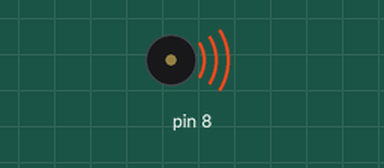
A sketch run on a simulated Arduino Uno, built with avr-gcc and run on an emulated ATmega328P. Shown: buzzer (waves = sounding).

Above: at 0.1 s.
At 3.1 s:
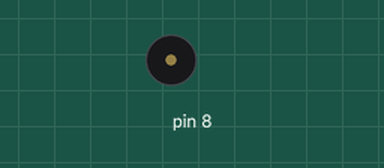
Timing chart, 0 to 4.6 s (numbered marks = the images above):
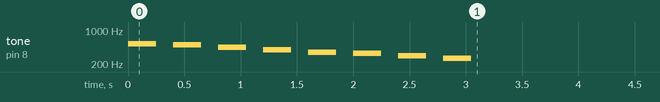

The sketch:

piezoEx.ino
```cpp
int melody[] = { 523, 494, 440, 392, 349, 330, 294, 262};
//도레미파솔라시도

void setup() {
  for (int i = 0; i < 8; i++)  {
    tone(8, melody[i], 250);
    delay(400);
    noTone(8);
  }
}

void loop() {
}
```
